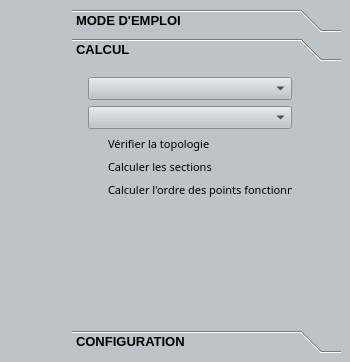
<?xml version="1.0" encoding="UTF-8"?>
<ui version="4.0">
 <class>PrepaSynoDockWidgetBase</class>
 <widget class="QDockWidget" name="PrepaSynoDockWidgetBase">
  <property name="geometry">
   <rect>
    <x>0</x>
    <y>0</y>
    <width>350</width>
    <height>362</height>
   </rect>
  </property>
  <property name="minimumSize">
   <size>
    <width>350</width>
    <height>217</height>
   </size>
  </property>
  <property name="baseSize">
   <size>
    <width>350</width>
    <height>200</height>
   </size>
  </property>
  <property name="styleSheet">
   <string notr="true">QDockWidget {
    border: 1px solid white;
	
}	

QDockWidget::title {
    text-align: left; /* align the text to the left */
    padding-bottom:2px;
    padding-top:2px;
    padding-left: 10px;
}

QDockWidget::close-button, QDockWidget::float-button {
    border: 1px solid transparent;
    background: darkgray;
    padding: 0px;
}

QDockWidget::close-button:hover, QDockWidget::float-button:hover {
    background: gray;
}

QDockWidget::close-button:pressed, QDockWidget::float-button:pressed {
    padding: 1px -1px -1px 1px;
}


QScrollBar:vertical {
border: none;
background: transparent;
width:10px;

}
QScrollBar::handle:vertical {
border: none;
background: #bdc3c7;
width:5px;

}

QScrollBar::add-line:vertical {
background: transparent;
height: 5px;
subcontrol-position: bottom;
subcontrol-origin: margin;
}
QScrollBar::sub-line:vertical {
background: transparent;
height: 5px;
subcontrol-position: top;
subcontrol-origin: margin;
}

QScrollBar:horizontal {
border: none;
background: transparent;
width:10px;

}
QScrollBar::handle:horizontal {
border: none;
background: #bdc3c7;
width:5px;

}

QScrollBar::add-line:horizontal {
background: transparent;
height: 5px;
subcontrol-position: bottom;
subcontrol-origin: margin;
}
QScrollBar::sub-line:horizontal {
background: transparent;
height: 5px;
subcontrol-position: top;
subcontrol-origin: margin;
}


QgsCheckableComboBox
{
 background-color:#bdc3c7;
border: 1px solid black;
border-radius: 3px;
padding: 3px 3px 3px 3px;
color:black;

}

QgsCheckableComboBox:hover
{

border: 2px solid black;

}

QComboBox QAbstractItemView {

  background: #bdc3c7;
  selection-background-color: #34495e;
}


QgsCheckableComboBox::indicator {
    border: 2px solid #bdc3c7;
    background: none;
}


QgsCheckableComboBox::indicator:checked {

    background: #34495e;
}

QCheckBox::indicator {
    border: 2px solid #bdc3c7;
    background: none;
}


QCheckBox::indicator:checked {

    background: white;
}




</string>
  </property>
  <property name="windowTitle">
   <string>Préparation des données pour le synoptique</string>
  </property>
  <widget class="QWidget" name="dockWidgetContents">
   <property name="styleSheet">
    <string notr="true">QWidget {
background: #bdc3c7;;

}</string>
   </property>
   <layout class="QGridLayout" name="gridLayout">
    <item row="0" column="1">
     <widget class="QToolBox" name="toolBox">
      <property name="font">
       <font>
        <family>Segoe UI</family>
        <pointsize>10</pointsize>
        <weight>75</weight>
        <bold>true</bold>
       </font>
      </property>
      <property name="cursor">
       <cursorShape>PointingHandCursor</cursorShape>
      </property>
      <property name="mouseTracking">
       <bool>true</bool>
      </property>
      <property name="tabletTracking">
       <bool>true</bool>
      </property>
      <property name="styleSheet">
       <string notr="true">background-color: #34495e;
border-color: rgb(0, 0, 0);
border-radius:6px;
padding: 3px 3px 3px 3px;
color:white;



QgsCheckableComboBox
{
 background-color:#bdc3c7;
border: 1px solid white;
border-radius: 3px;
padding: 3px 3px 3px 3px;
color:black;

}

QgsCheckableComboBox:hover
{

border: 2px solid black;

}

QComboBox QAbstractItemView {

  background: #bdc3c7;
  selection-background-color: #34495e;
}




</string>
      </property>
      <property name="currentIndex">
       <number>1</number>
      </property>
      <widget class="QWidget" name="page">
       <property name="geometry">
        <rect>
         <x>0</x>
         <y>0</y>
         <width>274</width>
         <height>222</height>
        </rect>
       </property>
       <attribute name="label">
        <string>MODE D'EMPLOI</string>
       </attribute>
      </widget>
      <widget class="QWidget" name="page_2">
       <property name="geometry">
        <rect>
         <x>0</x>
         <y>0</y>
         <width>252</width>
         <height>222</height>
        </rect>
       </property>
       <attribute name="label">
        <string>CALCUL</string>
       </attribute>
       <widget class="QWidget" name="verticalLayoutWidget_2">
        <property name="geometry">
         <rect>
          <x>10</x>
          <y>10</y>
          <width>210</width>
          <height>155</height>
         </rect>
        </property>
        <layout class="QFormLayout" name="formLayout">
         <item row="2" column="1">
          <widget class="QgsCheckableComboBox" name="comboBox_select_za_zpm">
           <property name="maximumSize">
            <size>
             <width>16777215</width>
             <height>27</height>
            </size>
           </property>
           <property name="baseSize">
            <size>
             <width>0</width>
             <height>30</height>
            </size>
           </property>
           <property name="font">
            <font>
             <family>Segoe UI</family>
             <pointsize>10</pointsize>
             <weight>75</weight>
             <bold>true</bold>
            </font>
           </property>
           <property name="cursor">
            <cursorShape>PointingHandCursor</cursorShape>
           </property>
           <property name="mouseTracking">
            <bool>true</bool>
           </property>
           <property name="tabletTracking">
            <bool>true</bool>
           </property>
           <property name="styleSheet">
            <string notr="true">QgsCheckableComboBox
{
 background-color:#bdc3c7;
border: 1px solid black;
border-radius: 3px;
padding: 3px 3px 3px 3px;
color:black;

}

QgsCheckableComboBox:hover
{

border: 2px solid black;

}

QComboBox QAbstractItemView {

  background: #bdc3c7;
  selection-background-color: #34495e;
	color:black;
}




</string>
           </property>
           <property name="separator">
            <string>|</string>
           </property>
           <property name="defaultText">
            <string>PMZ</string>
           </property>
          </widget>
         </item>
         <item row="5" column="1">
          <widget class="QCheckBox" name="checkBox_calcul_section">
           <property name="font">
            <font>
             <family>Segoe UI Light</family>
             <pointsize>8</pointsize>
             <weight>50</weight>
             <bold>false</bold>
            </font>
           </property>
           <property name="styleSheet">
            <string notr="true"/>
           </property>
           <property name="text">
            <string>Calculer les sections</string>
           </property>
          </widget>
         </item>
         <item row="6" column="1">
          <widget class="QCheckBox" name="checkBox_calcul_ordre_pf">
           <property name="font">
            <font>
             <family>Segoe UI Light</family>
             <pointsize>8</pointsize>
             <weight>50</weight>
             <bold>false</bold>
            </font>
           </property>
           <property name="styleSheet">
            <string notr="true"/>
           </property>
           <property name="text">
            <string>Calculer l'ordre des points fonctionnels</string>
           </property>
          </widget>
         </item>
         <item row="1" column="1">
          <widget class="QgsCheckableComboBox" name="comboBox_select_za_nro">
           <property name="maximumSize">
            <size>
             <width>16777215</width>
             <height>27</height>
            </size>
           </property>
           <property name="baseSize">
            <size>
             <width>0</width>
             <height>30</height>
            </size>
           </property>
           <property name="font">
            <font>
             <family>Segoe UI</family>
             <pointsize>10</pointsize>
             <weight>75</weight>
             <bold>true</bold>
            </font>
           </property>
           <property name="cursor">
            <cursorShape>PointingHandCursor</cursorShape>
           </property>
           <property name="mouseTracking">
            <bool>true</bool>
           </property>
           <property name="tabletTracking">
            <bool>true</bool>
           </property>
           <property name="styleSheet">
            <string notr="true">QgsCheckableComboBox
{
 background-color:#bdc3c7;
border: 1px solid black;
border-radius: 3px;
padding: 3px 3px 3px 3px;
color:black;

}

QgsCheckableComboBox:hover
{

border: 2px solid black;

}

QComboBox QAbstractItemView {

  background: #bdc3c7;
  selection-background-color: #34495e;
	color:black;
}




</string>
           </property>
           <property name="separator">
            <string>|</string>
           </property>
           <property name="defaultText">
            <string>NRO</string>
           </property>
          </widget>
         </item>
         <item row="4" column="1">
          <widget class="QCheckBox" name="checkBox_calcul_accrochage">
           <property name="font">
            <font>
             <family>Segoe UI Light</family>
             <pointsize>8</pointsize>
             <weight>50</weight>
             <bold>false</bold>
            </font>
           </property>
           <property name="styleSheet">
            <string notr="true"/>
           </property>
           <property name="text">
            <string>Vérifier la topologie</string>
           </property>
          </widget>
         </item>
        </layout>
       </widget>
      </widget>
      <widget class="QWidget" name="page_3">
       <attribute name="label">
        <string>CONFIGURATION</string>
       </attribute>
      </widget>
     </widget>
    </item>
    <item row="0" column="0">
     <layout class="QVBoxLayout" name="verticalLayout">
      <item>
       <widget class="QPushButton" name="pushButton_calcul">
        <property name="font">
         <font>
          <pointsize>14</pointsize>
          <weight>50</weight>
          <bold>false</bold>
         </font>
        </property>
        <property name="cursor">
         <cursorShape>PointingHandCursor</cursorShape>
        </property>
        <property name="mouseTracking">
         <bool>true</bool>
        </property>
        <property name="tabletTracking">
         <bool>true</bool>
        </property>
        <property name="toolTip">
         <string>Calculer</string>
        </property>
        <property name="statusTip">
         <string>Calculer</string>
        </property>
        <property name="whatsThis">
         <string>Calculer</string>
        </property>
        <property name="styleSheet">
         <string notr="true">QPushButton:hover
{

background-color: #34495e;
}
QPushButton:pressed
{
  background-color: #34495e;
	  border: 2px solid black;
}

QPushButton
{
  border: 0px solid black;
  border-radius: 6px;
 background-color: #bdc3c7;
padding: 3px 3px 3px 3px;
}
</string>
        </property>
        <property name="text">
         <string/>
        </property>
        <property name="icon">
         <iconset>
          <normaloff>../controle_comac/images/run.png</normaloff>../controle_comac/images/run.png</iconset>
        </property>
        <property name="iconSize">
         <size>
          <width>50</width>
          <height>50</height>
         </size>
        </property>
        <property name="checkable">
         <bool>false</bool>
        </property>
        <property name="autoDefault">
         <bool>false</bool>
        </property>
        <property name="flat">
         <bool>true</bool>
        </property>
       </widget>
      </item>
      <item>
       <widget class="QPushButton" name="pushButton_save">
        <property name="font">
         <font>
          <pointsize>14</pointsize>
          <weight>50</weight>
          <bold>false</bold>
         </font>
        </property>
        <property name="cursor">
         <cursorShape>PointingHandCursor</cursorShape>
        </property>
        <property name="mouseTracking">
         <bool>true</bool>
        </property>
        <property name="tabletTracking">
         <bool>true</bool>
        </property>
        <property name="toolTip">
         <string>Sauvegarder</string>
        </property>
        <property name="statusTip">
         <string>Sauvegarder</string>
        </property>
        <property name="whatsThis">
         <string>Sauvegarder</string>
        </property>
        <property name="styleSheet">
         <string notr="true">QPushButton:hover
{

background-color: #34495e;
}
QPushButton:pressed
{
  background-color: #34495e;
	  border: 2px solid black;
}

QPushButton
{
  border: 0px solid black;
  border-radius: 6px;
 background-color: #bdc3c7;
padding: 3px 3px 3px 3px;
}
</string>
        </property>
        <property name="text">
         <string/>
        </property>
        <property name="icon">
         <iconset>
          <normaloff>../controle_comac/images/save.png</normaloff>../controle_comac/images/save.png</iconset>
        </property>
        <property name="iconSize">
         <size>
          <width>50</width>
          <height>50</height>
         </size>
        </property>
        <property name="checkable">
         <bool>false</bool>
        </property>
        <property name="autoDefault">
         <bool>false</bool>
        </property>
        <property name="flat">
         <bool>true</bool>
        </property>
       </widget>
      </item>
      <item>
       <widget class="QPushButton" name="pushButton_reset">
        <property name="font">
         <font>
          <pointsize>14</pointsize>
          <weight>50</weight>
          <bold>false</bold>
         </font>
        </property>
        <property name="cursor">
         <cursorShape>PointingHandCursor</cursorShape>
        </property>
        <property name="mouseTracking">
         <bool>true</bool>
        </property>
        <property name="tabletTracking">
         <bool>true</bool>
        </property>
        <property name="toolTip">
         <string>Annuler</string>
        </property>
        <property name="statusTip">
         <string>Annuler</string>
        </property>
        <property name="whatsThis">
         <string>Annuler</string>
        </property>
        <property name="styleSheet">
         <string notr="true">QPushButton:hover
{

background-color: #34495e;
}
QPushButton:pressed
{
  background-color: #34495e;
	  border: 2px solid black;
}

QPushButton
{
  border: 0px solid black;
  border-radius: 6px;
 background-color: #bdc3c7;
padding: 3px 3px 3px 3px;
}
</string>
        </property>
        <property name="text">
         <string/>
        </property>
        <property name="icon">
         <iconset>
          <normaloff>../controle_comac/images/reset.png</normaloff>../controle_comac/images/reset.png</iconset>
        </property>
        <property name="iconSize">
         <size>
          <width>50</width>
          <height>50</height>
         </size>
        </property>
        <property name="checkable">
         <bool>false</bool>
        </property>
        <property name="autoDefault">
         <bool>false</bool>
        </property>
        <property name="flat">
         <bool>true</bool>
        </property>
       </widget>
      </item>
     </layout>
    </item>
   </layout>
  </widget>
 </widget>
 <customwidgets>
  <customwidget>
   <class>QgsCheckableComboBox</class>
   <extends>QComboBox</extends>
   <header>qgscheckablecombobox.h</header>
  </customwidget>
 </customwidgets>
 <resources/>
 <connections/>
</ui>
